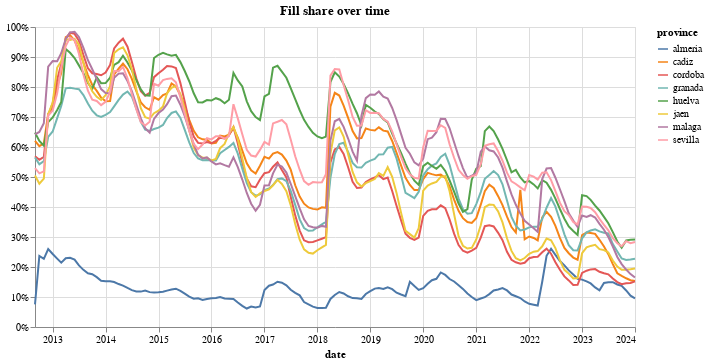

The notebook cell saved with this chart:
### Markdown cell above
## Storage over time

We see the generally declining trend, especially since 2018. 
The large amount of rain in early 2018 goes along (and probably caused)
the increased storage. Since then, storage levels have declined relatively consistently,
from an average of 60% in 2018 towards 20% at the beginning of 2024.

### Code cell
cols = ['rainfallsince', 'stored_hm3', 'capacity_hm3']
agg = df_all.groupby(['date', 'province'])[cols].sum()
agg['share_storage'] = agg.stored_hm3 / agg.capacity_hm3

chart = alt.Chart(agg.reset_index()).mark_line().encode(
    x=alt.X('date'),
    y=alt.Y('share_storage', axis=alt.Axis(format='%'), title=None),
    color='province',
).properties(
    width=600,
    height=300
)

title = 'Fill share over time'
chart = chart.properties(title=title)

chart

### Figure 1 — Vega-Lite specification as saved in the notebook (floating-point values rounded to 4 significant figures; data arrays with more than 128 entries replaced by an {"elided": "..."} marker saying what was removed)
{"config": {"view": {"continuousWidth": 300, "continuousHeight": 300}}, "data": {"name": "data-b27795b13690363e2b2a63d2d915277a"}, "mark": {"type": "line"}, "encoding": {"color": {"field": "province", "type": "nominal"}, "x": {"field": "date", "type": "temporal"}, "y": {"axis": {"format": "%"}, "field": "share_storage", "title": null, "type": "quantitative"}}, "height": 300, "title": "Fill share over time", "width": 600, "$schema": "https://vega.github.io/schema/vega-lite/v5.16.3.json", "datasets": {"data-b27795b13690363e2b2a63d2d915277a": {"elided": "1096 records"}}}
